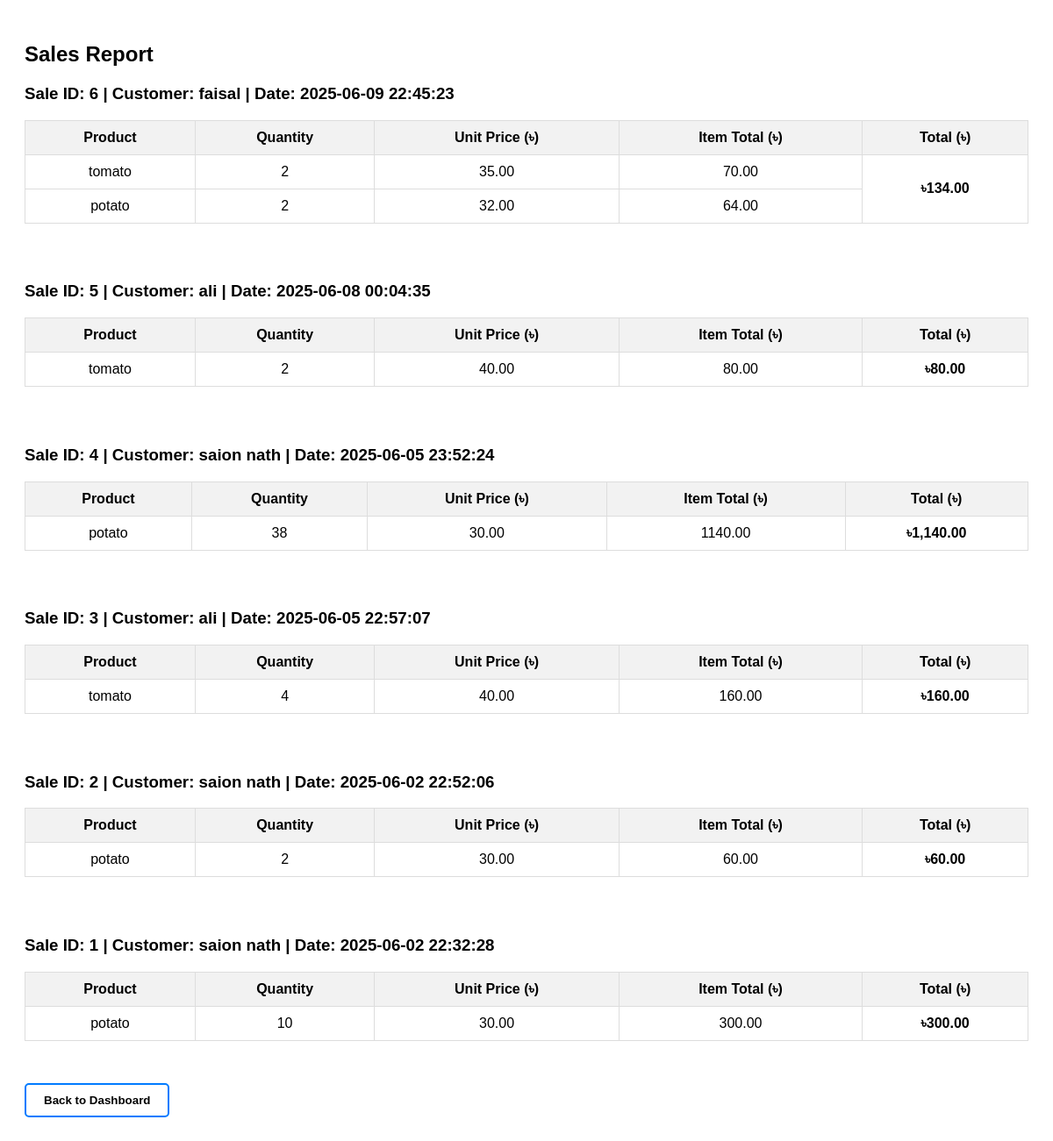
/sales_report.php (signed in), run on the app's committed database.
### tables this page shows
CREATE TABLE `sales` (
  `id` int(11) NOT NULL,
  `customer_id` int(11) DEFAULT NULL,
  `total` decimal(10,2) DEFAULT NULL,
  `sale_date` datetime DEFAULT current_timestamp()
);

CREATE TABLE `customers` (
  `id` int(11) NOT NULL,
  `name` varchar(100) NOT NULL,
  `phone` varchar(15) DEFAULT NULL,
  `email` varchar(100) DEFAULT NULL
);

CREATE TABLE `products` (
  `id` int(11) NOT NULL,
  `name` varchar(100) NOT NULL,
  `category` varchar(50) DEFAULT NULL,
  `price` decimal(10,2) NOT NULL,
  `quantity` int(11) NOT NULL,
  `is_deleted` tinyint(1) DEFAULT 0
);

CREATE TABLE `sale_items` (
  `id` int(11) NOT NULL,
  `sale_id` int(11) DEFAULT NULL,
  `product_id` int(11) DEFAULT NULL,
  `quantity` int(11) DEFAULT NULL,
  `price` decimal(10,2) DEFAULT NULL
);

### sales_report.php (the view, shortened to what this page needs)
<?php
require 'db_connect.php';
?>
<!DOCTYPE html>
<html lang="en">
<head>
</head>
<body>
    <h2>Sales Report</h2>
    <?php
    $result = $conn->query("
        SELECT
            sales.id AS sale_id,
            customers.name AS customer_name,
            products.name AS product_name,
            sale_items.quantity,
            sale_items.price,
            (sale_items.quantity * sale_items.price) AS item_total,
            sales.sale_date
        FROM sales
        JOIN customers ON sales.customer_id = customers.id
        JOIN sale_items ON sales.id = sale_items.sale_id
        JOIN products ON sale_items.product_id = products.id
        ORDER BY sales.sale_date DESC, sales.id
    ");
    if ($result->num_rows > 0) {
        $current_sale_id = null;
        $total_for_sale = 0;
        $rows_buffer = [];
        while ($row = $result->fetch_assoc()) {
            if ($current_sale_id !== $row['sale_id']) {
                if ($current_sale_id !== null && count($rows_buffer) > 0) {
                    foreach ($rows_buffer as $index => $r) {
                        echo "<tr>
                                <td>{$r['product_name']}</td>
                                <td>{$r['quantity']}</td>
                                <td>{$r['price']}</td>
                                <td>{$r['item_total']}</td>";
                        if ($index === 0) {
                            echo "<td rowspan='" . count($rows_buffer) . "' style='vertical-align: middle; font-weight: bold;'>৳" . number_format($total_for_sale, 2) . "</td>";
                        }
                        echo "</tr>";
                    }
                    echo "</table><br>";
                }
                $current_sale_id = $row['sale_id'];
                $total_for_sale = 0;
                $rows_buffer = [];
                echo "<h3>Sale ID: {$row['sale_id']} | Customer: {$row['customer_name']} | Date: {$row['sale_date']}</h3>";
                echo "<table>
                        <tr>
                            <th>Product</th>
                            <th>Quantity</th>
                            <th>Unit Price (৳)</th>
                            <th>Item Total (৳)</th>
                            <th>Total (৳)</th>
                        </tr>";
            }
            $rows_buffer[] = $row;
            $total_for_sale += $row['item_total'];
        }
        if (!empty($rows_buffer)) {
            foreach ($rows_buffer as $index => $r) {
                echo "<tr>
                        <td>{$r['product_name']}</td>
                        <td>{$r['quantity']}</td>
                        <td>{$r['price']}</td>
                        <td>{$r['item_total']}</td>";
                if ($index === 0) {
                    echo "<td rowspan='" . count($rows_buffer) . "' style='vertical-align: middle; font-weight: bold;'>৳" . number_format($total_for_sale, 2) . "</td>";
                }
                echo "</tr>";
            }
            echo "</table>";
        }
    } else {
        echo "<p>No sales found.</p>";
    }
    ?>
    <br>
    <div class="button">
        <button type="button" onclick="window.location.href='dashboard.php';">Back to Dashboard</button>
    </div>
</body>
</html>

### sales_report.php (style rules this page uses)
body { font-family: Arial, sans-serif; padding: 20px; }
h2 { margin-bottom: 20px; }
table { border-collapse: collapse; width: 100%; margin-top: 10px; margin-bottom: 30px; }
table, th, td { padding: 10px; border: 1px solid #ddd; text-align: center; }
th { background-color: #f2f2f2; }
button { padding: 10px 20px; border: 2px solid #007bff; background-color: white; color: black; font-weight: bold; border-radius: 5px; cursor: pointer; transition: background-color 0.3s, color 0.3s; }

### data on the page
sales: id "6", customer.name "faisal", sale_date "2025-06-09 22:45:23", products.name "tomato", sale_items.quantity "2", sale_items.price "35.00", item_total "70.00", total_for_sale "134.00", products.name "potato", sale_items.price "32.00", item_total "64.00"
sales: id "5", customer.name "ali", sale_date "2025-06-08 00:04:35", products.name "tomato", sale_items.quantity "2", sale_items.price "40.00", item_total "80.00", total_for_sale "80.00"
sales: id "4", customer.name "saion nath", sale_date "2025-06-05 23:52:24", products.name "potato", sale_items.quantity "38", sale_items.price "30.00", item_total "1140.00", total_for_sale "1,140.00"
sales: id "3", customer.name "ali", sale_date "2025-06-05 22:57:07", products.name "tomato", sale_items.quantity "4", sale_items.price "40.00", item_total "160.00", total_for_sale "160.00"
sales: id "2", customer.name "saion nath", sale_date "2025-06-02 22:52:06", products.name "potato", sale_items.quantity "2", sale_items.price "30.00", item_total "60.00", total_for_sale "60.00"
sales: id "1", customer.name "saion nath", sale_date "2025-06-02 22:32:28", products.name "potato", sale_items.quantity "10", sale_items.price "30.00", item_total "300.00"
